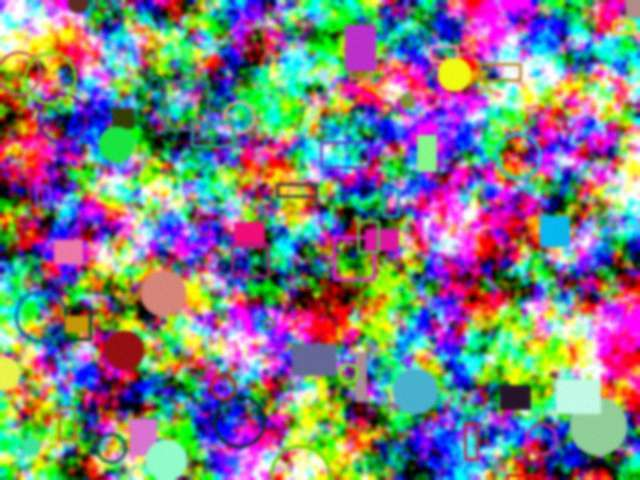
#> input picture backend/evaluation/data/synthetic/clean_scene_jpg60_503.jpg, 640 x 480 px
$ python -i copy_move_service.py   (imports and definitions only)
#> lines starting #> are read from the running program, lines starting #| are printed output that depends on the picture
"""Copy-move candidate detection: ORB + Hamming matching + RANSAC similarity clustering.

This is an explainable baseline. Pipeline:
  1. grayscale analysis copy, optionally downscaled (scale tracked for coordinate mapping)
  2. ORB keypoints + 256-bit binary descriptors
  3. self-matching with Hamming distance: for every keypoint, find nearest neighbours,
     discarding itself and any neighbour closer than `min_displacement` pixels, then
     apply Lowe's ratio test and an absolute Hamming-distance cap
  4. unordered de-duplication of symmetric pairs (a<->b)
  5. sequential RANSAC: repeatedly fit a similarity transform (translation, rotation,
     uniform scale) to the remaining matches; its inliers form one candidate cluster
  6. clusters are filtered by support, spatial extent and overlap, then localized by the
     (padded) convex hull of the matched keypoints on each side

The algorithm cannot tell which side is the original and which is the copy, so regions
are reported symmetrically as region_a / region_b. Localization is approximate (hulls
of sparse keypoints), not pixel-accurate. No probability/confidence is produced.
"""
import logging
import time
from dataclasses import asdict, dataclass

import cv2
import numpy as np

log = logging.getLogger("imageguard.copy_move")

METHOD_NAME = "orb-hamming-ransac"
METHOD_VERSION = "1.0.0"

LIMITATIONS = [
    "Only copy-move (duplication within the same image) is analysed; splicing from other images, retouching, and AI-generated edits are not detected.",
    "ORB needs texture: smooth or low-contrast copied areas (sky, walls, skin) yield few or no keypoints and can be missed.",
    "Strong rescaling, rotation, blur, noise or recompression of the copied area can break descriptor matching.",
    "Repeated natural or man-made patterns (windows, tiles, foliage) can produce false positives; many distinct consistent transforms are reported as inconclusive.",
    "Regions are approximate hulls of matched keypoints, not pixel-accurate manipulation masks.",
    "A result of 'no candidate regions' only means this method found nothing; it does not show the image is authentic.",
]


@dataclass
class CopyMoveParams:
    max_dimension: int = 1280      # longest side of the analysis copy
    n_features: int = 5000         # ORB keypoint budget
    ratio: float = 0.80            # Lowe ratio threshold (best / second best)
    max_hamming: int = 64          # absolute descriptor distance cap (of 256 bits)
    min_displacement: float = 24.0  # min pixel distance (analysis scale) between a matched pair
    min_matches: int = 6           # min inlier pairs for a cluster to count
    ransac_threshold: float = 3.0  # px reprojection tolerance (analysis scale)
    max_regions: int = 5           # max clusters returned
    min_keypoints: int = 50        # fewer keypoints => inconclusive (insufficient texture)
    min_region_area: float = 200.0  # min hull area (analysis px^2) per side
    repeat_limit: int = 6          # >= this many distinct clusters => repetitive pattern, inconclusive


@dataclass
class Region:
    id: int
    matches: int
    mean_hamming_distance: float
    transform: dict
    region_a: dict
    region_b: dict


@dataclass
class DetectionOutput:
    status: str
    status_reason: str
    original_size: tuple[int, int]  # (width, height)
    analysis_size: tuple[int, int]
    scale: float
    keypoints: int
    matches_before_filtering: int
    matches_after_descriptor_filtering: int
    matches_retained: int
    regions: list[Region]
    warnings: list[str]
    processing_ms: float
    settings: dict
    annotated: np.ndarray  # RGB uint8
    mask: np.ndarray       # HxW uint8 0/255
    heatmap: np.ndarray    # RGB uint8
    accepted_clusters: int = 0
    rejected_clusters: int = 0


# ----------------------------------------------------------------------------------------
def _match(des: np.ndarray, pts: np.ndarray, p: CopyMoveParams):
    """Return (pairs [(i, j, dist)], n_candidates). Pairs are unordered-unique."""
    n = len(des)
    k = min(30, n)
    bf = cv2.BFMatcher(cv2.NORM_HAMMING)
    knn = bf.knnMatch(des, des, k=k)
    candidates = 0
    seen: dict[tuple[int, int], float] = {}
    min_d2 = p.min_displacement ** 2
    for i, row in enumerate(knn):
        valid = []
        for m in row:
            j = m.trainIdx
            if j == i:
                continue
            d = pts[i] - pts[j]
            if d[0] * d[0] + d[1] * d[1] < min_d2:
                continue  # self, same-location duplicate, or too close to be a meaningful copy
            valid.append(m)
            if len(valid) == 2:
                break
        if not valid:
            continue
        candidates += 1
        if len(valid) < 2:
            continue
        best, second = valid
        if best.distance > p.max_hamming:
            continue
        # Lowe ratio test: filter out ambiguous matches unless best match is an exact/near-exact clone (<= 16 bits difference)
        if best.distance > 16 and best.distance >= p.ratio * second.distance:
            continue
        key = (min(i, best.trainIdx), max(i, best.trainIdx))
        if key not in seen or best.distance < seen[key]:
            seen[key] = best.distance
    pairs = [(a, b, d) for (a, b), d in seen.items()]
    return pairs, candidates


# [20 lines left out: functions _hull_polygon, _bbox_overlap, not called in this run]


def _cluster(pairs, pts, p: CopyMoveParams, rng_seed: int = 0):
    """Sequential RANSAC over directed copies of the unordered pairs."""
    remaining = list(range(len(pairs)))
    clusters = []
    cv2.setRNGSeed(rng_seed)
    for _ in range(p.max_regions + p.repeat_limit):
        if len(remaining) < p.min_matches:
            break
        src, dst = [], []
        for idx in remaining:
            a, b, _d = pairs[idx]
            src += [pts[a], pts[b]]
            dst += [pts[b], pts[a]]
        src = np.asarray(src, np.float32)
        dst = np.asarray(dst, np.float32)
        M, inl = cv2.estimateAffinePartial2D(src, dst, method=cv2.RANSAC,
                                             ransacReprojThreshold=p.ransac_threshold,
                                             maxIters=3000, confidence=0.995)
        if M is None or inl is None:
            break
        inl = inl.reshape(-1).astype(bool)
        # row 2r is a->b, row 2r+1 is b->a for remaining[r]; a pair is an inlier if either direction fits
        pair_in = inl[0::2] | inl[1::2]
        members = [remaining[r] for r in np.flatnonzero(pair_in)]
        if len(members) < p.min_matches:
            break
        clusters.append((M, members))
        keep = set(members)
        remaining = [i for i in remaining if i not in keep]
    return clusters


# [10 lines left out: function _transform_summary, not called in this run]


def detect_copy_move(rgb: np.ndarray, params: CopyMoveParams | None = None) -> DetectionOutput:
    """Run the detector on an HxWx3 uint8 RGB array."""
    p = params or CopyMoveParams()
    t0 = time.perf_counter()
    H, W = rgb.shape[:2]
#> H = 480; W = 640
    warnings: list[str] = []

    scale = min(1.0, p.max_dimension / max(H, W))
#> scale = 1
    gray = cv2.cvtColor(rgb, cv2.COLOR_RGB2GRAY)
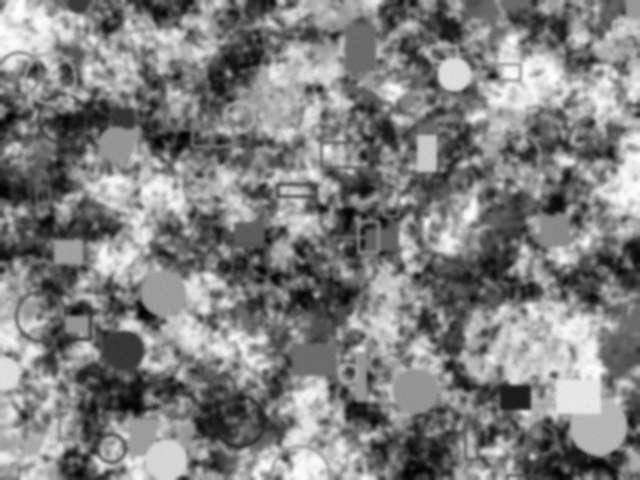
#> gray: shape (480, 640); min 0, max 255, mean 128.2
    if scale < 1.0:
        gray = cv2.resize(gray, (max(1, round(W * scale)), max(1, round(H * scale))), interpolation=cv2.INTER_AREA)
        warnings.append(f"Analysis was run on a copy downscaled by {scale:.3f}; coordinates are mapped back to the original size.")
    ah, aw = gray.shape
#> ah = 480; aw = 640

    orb = cv2.ORB_create(nfeatures=p.n_features, scaleFactor=1.2, nlevels=8, edgeThreshold=15,
                         patchSize=31, fastThreshold=10)
    kps, des = orb.detectAndCompute(gray, None)
#> kps = 5000 keypoints; strongest (x, y, size): (125, 322, 111.1), (129, 315, 111.1), (527, 406, 53.6), (529, 404, 64.3)
    n_kp = len(kps) if kps else 0
#> n_kp = 5000

    def finish(status, reason, regions, retained, before, after, pts_a, pts_b, mask, accepted=0, rejected=0):
        annotated = _annotate(rgb, regions, pts_a, pts_b)
        heat = _heatmap(rgb, pts_a + pts_b)
        log.info(
            "Copy-move finished: status=%s, keypoints=%d, raw_matches=%d, filtered_matches=%d, "
            "retained=%d, accepted_regions=%d, rejected=%d (reason: %s)",
            status, n_kp, before, after, retained, len(regions), rejected, reason
        )
        return DetectionOutput(
            status=status, status_reason=reason, original_size=(W, H), analysis_size=(aw, ah), scale=scale,
            keypoints=n_kp, matches_before_filtering=before, matches_after_descriptor_filtering=after,
            matches_retained=retained, regions=regions, warnings=warnings,
            processing_ms=round((time.perf_counter() - t0) * 1000, 1), settings=asdict(p),
            annotated=annotated, mask=mask, heatmap=heat,
            accepted_clusters=accepted, rejected_clusters=rejected)

    empty_mask = np.zeros((H, W), np.uint8)
    if des is None or n_kp < p.min_keypoints:
        return finish("inconclusive",
                      f"Only {n_kp} ORB keypoints were found (minimum {p.min_keypoints}); the image has too little texture for this method.",
                      [], 0, 0, 0, [], [], empty_mask)

    pts = np.array([k.pt for k in kps], np.float32)
#> pts = 5000 pairs, first value 15 to 624, second value 15 to 463
    pairs, candidates = _match(des, pts, p)
#> in _match, `n = len(des)`: n = 5000
#> in _match, `k = min(30, n)`: k = 30
#> in _match, `knn = bf.knnMatch(des, des, k=k)`: knn = 5000 matches
#> after the loop in _match, `for i, row in enumerate(knn):`: candidates = 5000; seen = 99 items
#> in _match, `pairs = [(a, b, d) for (a, b), d in seen.items()]`: pairs = 99 items, first 6: (110, 3710, 37), (141, 359, 26), (214, 1629, 39), (322, 418, 42), (353, 3708, 32), (384, 1084, 48)
#> candidates = 5000
    after = len(pairs)
#> after = 99
    log.debug("ORB matching: keypoints=%d, candidates=%d, pairs_after_filtering=%d", n_kp, candidates, after)
    if after < p.min_matches:
        return finish("no_candidate_regions_found",
                      f"Only {after} descriptor matches survived filtering (minimum {p.min_matches} needed to form a cluster).",
                      [], 0, candidates, after, [], [], empty_mask)

    raw_clusters = _cluster(pairs, pts, p)
#> in _cluster, `remaining = list(range(len(pairs)))`: remaining = 99 values from 0 to 98
#> the loop in _cluster, `for _ in range(p.max_regions + p.repeat_limit):` made 1 pass
#> members on pass 1: [30, 52, 60, 77]
#> after the loop in _cluster, `for _ in range(p.max_regions + p.repeat_limit):`: clusters = []
#> raw_clusters = []
    regions: list[Region] = []
    mask = np.zeros((H, W), np.uint8)
    all_a: list[np.ndarray] = []
    all_b: list[np.ndarray] = []
    retained = 0
    rejected = 0
    inv = 1.0 / scale
#> inv = 1
    pad = 16.0 * inv  # ~ORB patch radius (patchSize 31 / 2)
#> pad = 16
    for M, members in raw_clusters:
        # Orient each pair so "a" points are on one consistent side under the fitted transform.
        pa, pb, dists = [], [], []
        for idx in members:
            i, j, d = pairs[idx]
            fwd = np.linalg.norm(M[:, :2] @ pts[i] + M[:, 2] - pts[j])
            bwd = np.linalg.norm(M[:, :2] @ pts[j] + M[:, 2] - pts[i])
            if fwd <= bwd:
                pa.append(pts[i]); pb.append(pts[j])
            else:
                pa.append(pts[j]); pb.append(pts[i])
            dists.append(d)
        pa = np.asarray(pa, np.float32) * inv
        pb = np.asarray(pb, np.float32) * inv

        # Prune distant spatial outliers if cluster has sufficient points,
        # ensuring bounding box and convex hull tightly conform to the duplicated object.
        if len(pa) >= 6:
            med_a = np.median(pa, axis=0)
            dists_a = np.linalg.norm(pa - med_a, axis=1)
            mad_a = np.median(np.abs(dists_a - np.median(dists_a)))
            thresh_a = max(40.0 * inv, np.median(dists_a) + 3.0 * (mad_a * 1.4826 + 1e-6))

            med_b = np.median(pb, axis=0)
            dists_b = np.linalg.norm(pb - med_b, axis=1)
            mad_b = np.median(np.abs(dists_b - np.median(dists_b)))
            thresh_b = max(40.0 * inv, np.median(dists_b) + 3.0 * (mad_b * 1.4826 + 1e-6))

            sp_inliers = (dists_a <= thresh_a) & (dists_b <= thresh_b)
            if sp_inliers.sum() >= 4:
                pa = pa[sp_inliers]
                pb = pb[sp_inliers]
                dists = [dists[idx_d] for idx_d, keep in enumerate(sp_inliers) if keep]

        if len(pa) < 3:
            rejected += 1
            continue
        area_a = cv2.contourArea(cv2.convexHull(pa)) * scale ** 2
        area_b = cv2.contourArea(cv2.convexHull(pb)) * scale ** 2
        if min(area_a, area_b) < p.min_region_area:
            rejected += 1
            continue
        poly_a, box_a = _hull_polygon(pa, pad, (H, W))
        poly_b, box_b = _hull_polygon(pb, pad, (H, W))
        tr = _transform_summary(M)
        trans_dist = float(np.hypot(tr["translation_x"], tr["translation_y"]))
        ov = _bbox_overlap(box_a, box_b)
        # Discard trivial self-matches or extreme bounding-box overlaps
        if ov > 0.75 or (ov > 0.5 and trans_dist < p.min_displacement):
            rejected += 1
            continue
        if not 0.5 <= tr["scale"] <= 2.0:
            rejected += 1
            continue
        if len(regions) >= p.max_regions:
            warnings.append(f"More than {p.max_regions} clusters were found; only the first {p.max_regions} are reported.")
            break
        rid = len(regions) + 1
        for poly in (poly_a, poly_b):
            cv2.fillPoly(mask, [poly.astype(np.int32)], 255)
        regions.append(Region(
            id=rid, matches=len(pa), mean_hamming_distance=round(float(np.mean(dists)), 2),
            transform=tr,
            region_a={"bbox": box_a, "polygon": poly_a.tolist()},
            region_b={"bbox": box_b, "polygon": poly_b.tolist()},
        ))
        all_a.append(pa); all_b.append(pb)
        retained += len(pa)
#> this loop made 0 passes
#> mask: shape (480, 640); every value is 0
#> after the loop, all_a = []; all_b = []; regions = []; rejected = 0; retained = 0; warnings = []
    if rejected:
        warnings.append(f"{rejected} candidate cluster(s) were discarded as too small, overlapping, or implausible.")

    if not regions:
        return finish("no_candidate_regions_found",
                      "Descriptor matches were found but none formed a geometrically consistent, sufficiently large cluster.",
                      [], 0, candidates, after, [], [], empty_mask, accepted=0, rejected=rejected)

    if len(raw_clusters) >= p.repeat_limit:
        warnings.append(f"{len(raw_clusters)} distinct consistent transforms were found, which usually indicates a repetitive pattern rather than a single duplicated region.")
        status = "inconclusive"
        reason = "Many distinct duplicated-looking structures were found; the image likely contains repeated patterns, so this method cannot separate natural repetition from manipulation."
    else:
        status = "candidate_regions_found"
        reason = (f"{len(regions)} cluster(s) of mutually consistent ORB matches were found "
                  f"({retained} retained matches). These are candidates only and need visual review.")
    return finish(status, reason, regions, retained, candidates, after, all_a, all_b, mask, accepted=len(regions), rejected=rejected)


# ----------------------------------------------------------------------------------------
_PALETTE = [(0, 200, 255), (255, 140, 0), (80, 220, 100), (255, 70, 160), (170, 120, 255)]  # RGB


def _annotate(rgb: np.ndarray, regions: list[Region], pts_a: list, pts_b: list) -> np.ndarray:
    """Original with region polygons/boxes: solid = region A, dashed-style thin = region B, plus match lines."""
    out = rgb.copy()
    H, W = out.shape[:2]
#> H = 480; W = 640
    t = max(2, round(max(H, W) / 450))
#> t = 2
    for r in regions:
        color = _PALETTE[(r.id - 1) % len(_PALETTE)]
        for side, label, thick in ((r.region_a, "A", t), (r.region_b, "B", max(1, t - 1))):
            poly = np.asarray(side["polygon"], np.int32)
            cv2.polylines(out, [poly], True, color, thick, cv2.LINE_AA)
            b = side["bbox"]
            _dashed_rect(out, b["x"], b["y"], b["x"] + b["width"], b["y"] + b["height"], color, max(1, t - 1))
            _label(out, f"{r.id}{label}", b["x"], b["y"], color, t)
    lt = max(1, t - 1)
#> lt = 1
    for r, arr_a, arr_b in zip(regions, pts_a, pts_b):
        color = _PALETTE[(r.id - 1) % len(_PALETTE)]
        for a, b in zip(arr_a, arr_b):
            cv2.line(out, (int(a[0]), int(a[1])), (int(b[0]), int(b[1])), color, lt, cv2.LINE_AA)
            cv2.circle(out, (int(a[0]), int(a[1])), t + 1, color, -1, cv2.LINE_AA)
            cv2.circle(out, (int(b[0]), int(b[1])), t + 1, color, -1, cv2.LINE_AA)
    return out


# [16 lines left out: functions _dashed_rect, _label, not called in this run]


def _heatmap(rgb: np.ndarray, point_sets: list) -> np.ndarray:
    """Overlay of retained-match keypoint density (Gaussian-smoothed). Not a probability map.

    Density is computed on a reduced-resolution grid and the blend is done in row chunks so
    peak memory stays close to a few copies of the image even for tens of megapixels.
    """
    H, W = rgb.shape[:2]
#> H = 480; W = 640
    if not point_sets:
        return rgb.copy()
    s = min(1.0, 1024 / max(H, W))
    h, w = max(1, round(H * s)), max(1, round(W * s))
    acc = np.zeros((h, w), np.float32)
    for pts in point_sets:
        xs = np.clip(np.round(pts[:, 0] * s).astype(int), 0, w - 1)
        ys = np.clip(np.round(pts[:, 1] * s).astype(int), 0, h - 1)
        np.add.at(acc, (ys, xs), 1.0)
    acc = cv2.GaussianBlur(acc, (0, 0), max(4.0, 0.025 * max(h, w)))
    if acc.max() <= 0:
        return rgb.copy()
    norm = acc / acc.max()
    if s < 1.0:
        norm = cv2.resize(norm, (W, H), interpolation=cv2.INTER_LINEAR)
    out = np.empty_like(rgb)
    for y in range(0, H, 256):
        n = norm[y:y + 256]
        color = cv2.cvtColor(cv2.applyColorMap((n * 255).astype(np.uint8), cv2.COLORMAP_JET), cv2.COLOR_BGR2RGB)
        a = (0.7 * np.clip(n * 1.5, 0, 1))[..., None]
        out[y:y + 256] = (rgb[y:y + 256] * (1 - a) + color * a).astype(np.uint8)
    return out

>>> import cv2
>>> picture = cv2.cvtColor(cv2.imread('../../../../backend/evaluation/data/synthetic/clean_scene_jpg60_503.jpg'), cv2.COLOR_BGR2RGB)
>>> result = detect_copy_move(picture)

$ run again, on backend/evaluation/data/synthetic/clean_scene_jpg60_504.jpg
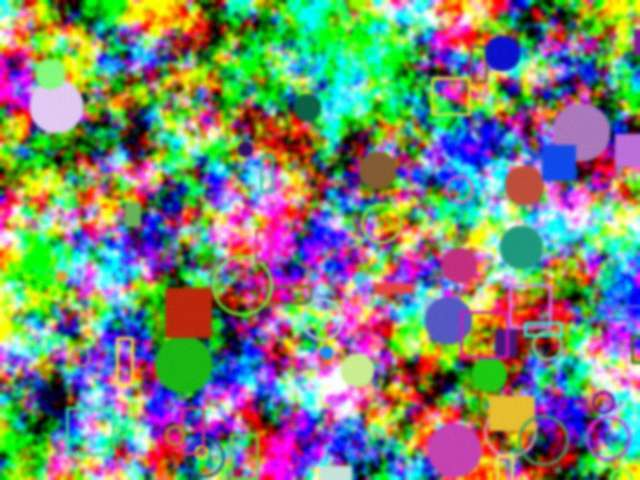
#> input picture backend/evaluation/data/synthetic/clean_scene_jpg60_504.jpg, 640 x 480 px
#> in detect_copy_move, `gray = cv2.cvtColor(rgb, cv2.COLOR_RGB2GRAY)`:
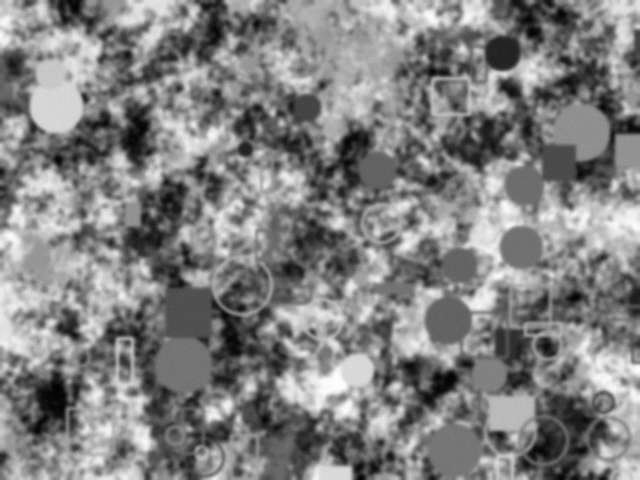
#> gray: shape (480, 640); min 1, max 255, mean 129.6
#> kps = 5000 keypoints; strongest (x, y, size): (502, 87, 92.6), (502, 86, 111.1), (500, 85, 77.1), (491, 75, 111.1)
#> n_kp = 5000
#> pts = 5000 pairs, first value 15 to 624, second value 15 to 464
#> n = 5000
#> k = 30
#> knn = 5000 matches
#> the loop in _match, `for i, row in enumerate(knn):` made 5000 passes
#> key on pass 35: (34, 3085)
#> after the loop in _match, `for i, row in enumerate(knn):`: candidates = 5000; seen = 90 items
#> in _match, `pairs = [(a, b, d) for (a, b), d in seen.items()]`: pairs = 90 items, first 6: (34, 3085, 33), (174, 804, 37), (232, 691, 47), (247, 2570, 44), (281, 1199, 29), (284, 1054, 44)
#> in detect_copy_move, `pairs, candidates = _match(des, pts, p)`: candidates = 5000
#> after = 90
#> remaining = 90 values from 0 to 89
#> the loop in _cluster, `for _ in range(p.max_regions + p.repeat_limit):` made 1 pass
#> members on pass 1: [67, 76, 77, 81, 85]
#> after the loop in _cluster, `for _ in range(p.max_regions + p.repeat_limit):`: clusters = []
#> after the loop in detect_copy_move, `for M, members in raw_clusters:`: rejected = 0; warnings = []

$ run again, on backend/evaluation/data/synthetic/clean_scene_jpg85_502.jpg
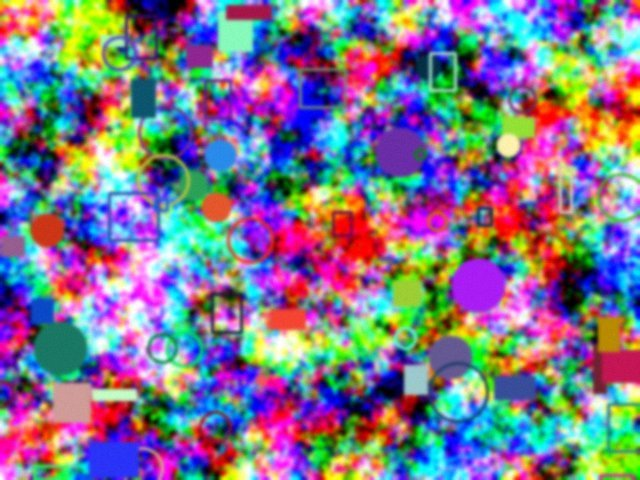
#> input picture backend/evaluation/data/synthetic/clean_scene_jpg85_502.jpg, 640 x 480 px
#> in detect_copy_move, `gray = cv2.cvtColor(rgb, cv2.COLOR_RGB2GRAY)`:
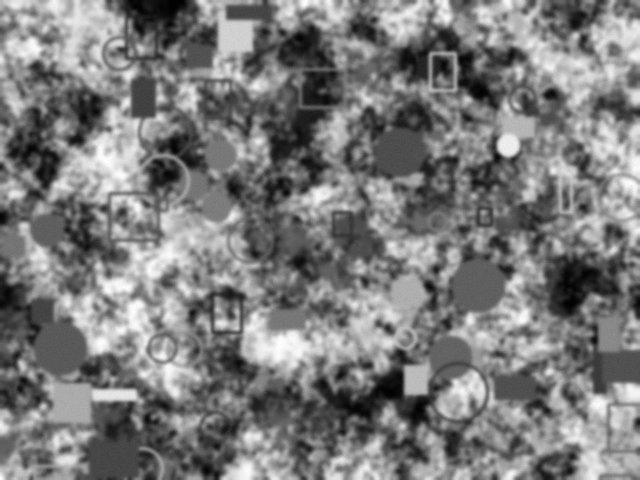
#> gray: shape (480, 640); min 0, max 255, mean 123.5
#> kps = 5000 keypoints; strongest (x, y, size): (505, 150, 111.1), (505, 152, 92.6), (499, 146, 92.6), (408, 391, 111.1)
#> n_kp = 5000
#> pts = 5000 pairs, first value 15 to 624, second value 15 to 464
#> n = 5000
#> k = 30
#> knn = 5000 matches
#> after the loop in _match, `for i, row in enumerate(knn):`: candidates = 5000; seen = 83 items
#> in _match, `pairs = [(a, b, d) for (a, b), d in seen.items()]`: pairs = 83 items, first 6: (76, 575, 36), (90, 1128, 35), (105, 350, 32), (111, 394, 50), (116, 1536, 35), (23, 119, 41)
#> in detect_copy_move, `pairs, candidates = _match(des, pts, p)`: candidates = 5000
#> after = 83
#> remaining = 83 values from 0 to 82
#> the loop in _cluster, `for _ in range(p.max_regions + p.repeat_limit):` made 1 pass
#> members on pass 1: [4, 14]
#> after the loop in _cluster, `for _ in range(p.max_regions + p.repeat_limit):`: clusters = []
#> after the loop in detect_copy_move, `for M, members in raw_clusters:`: rejected = 0; warnings = []
